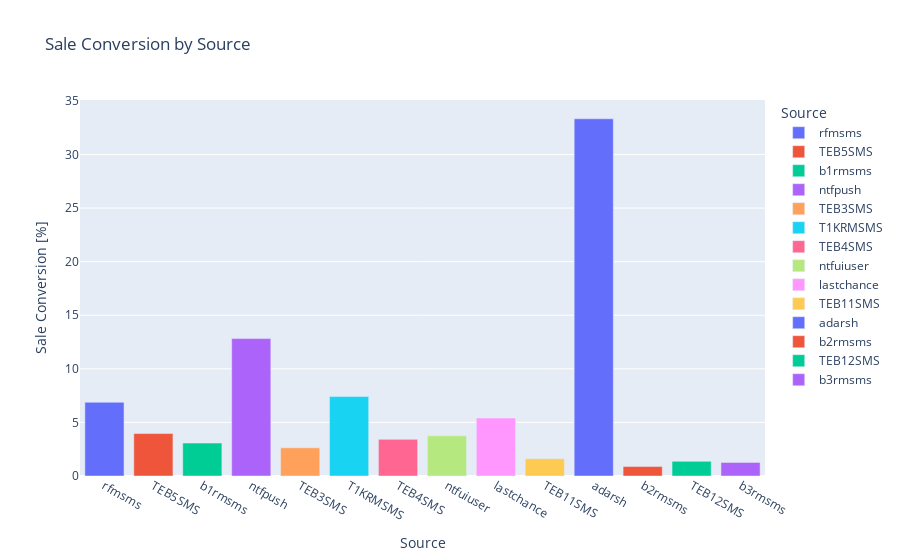

The notebook cell this image was saved under:
### Code cell
px.bar(Source_performance,x='Source', y='Sale Conversion [%]',color='Source',\
       title='Sale Conversion by Source')

### Figure 1 — Plotly figure (JSON) as saved in the notebook; plotly's stock layout.template omitted (floating-point values rounded to 4 significant figures)
{"data": [{"alignmentgroup": "True", "hovertemplate": "Source=%{x}<br>Sale Conversion [%]=%{y}<extra></extra>", "legendgroup": "rfmsms", "marker": {"color": "#636efa"}, "name": "rfmsms", "offsetgroup": "rfmsms", "orientation": "v", "showlegend": true, "textposition": "auto", "type": "bar", "x": ["rfmsms"], "xaxis": "x", "y": [6.88], "yaxis": "y"}, {"alignmentgroup": "True", "hovertemplate": "Source=%{x}<br>Sale Conversion [%]=%{y}<extra></extra>", "legendgroup": "TEB5SMS", "marker": {"color": "#EF553B"}, "name": "TEB5SMS", "offsetgroup": "TEB5SMS", "orientation": "v", "showlegend": true, "textposition": "auto", "type": "bar", "x": ["TEB5SMS"], "xaxis": "x", "y": [3.96], "yaxis": "y"}, {"alignmentgroup": "True", "hovertemplate": "Source=%{x}<br>Sale Conversion [%]=%{y}<extra></extra>", "legendgroup": "b1rmsms", "marker": {"color": "#00cc96"}, "name": "b1rmsms", "offsetgroup": "b1rmsms", "orientation": "v", "showlegend": true, "textposition": "auto", "type": "bar", "x": ["b1rmsms"], "xaxis": "x", "y": [3.07], "yaxis": "y"}, {"alignmentgroup": "True", "hovertemplate": "Source=%{x}<br>Sale Conversion [%]=%{y}<extra></extra>", "legendgroup": "ntfpush", "marker": {"color": "#ab63fa"}, "name": "ntfpush", "offsetgroup": "ntfpush", "orientation": "v", "showlegend": true, "textposition": "auto", "type": "bar", "x": ["ntfpush"], "xaxis": "x", "y": [12.82], "yaxis": "y"}, {"alignmentgroup": "True", "hovertemplate": "Source=%{x}<br>Sale Conversion [%]=%{y}<extra></extra>", "legendgroup": "TEB3SMS", "marker": {"color": "#FFA15A"}, "name": "TEB3SMS", "offsetgroup": "TEB3SMS", "orientation": "v", "showlegend": true, "textposition": "auto", "type": "bar", "x": ["TEB3SMS"], "xaxis": "x", "y": [2.63], "yaxis": "y"}, {"alignmentgroup": "True", "hovertemplate": "Source=%{x}<br>Sale Conversion [%]=%{y}<extra></extra>", "legendgroup": "T1KRMSMS", "marker": {"color": "#19d3f3"}, "name": "T1KRMSMS", "offsetgroup": "T1KRMSMS", "orientation": "v", "showlegend": true, "textposition": "auto", "type": "bar", "x": ["T1KRMSMS"], "xaxis": "x", "y": [7.41], "yaxis": "y"}, {"alignmentgroup": "True", "hovertemplate": "Source=%{x}<br>Sale Conversion [%]=%{y}<extra></extra>", "legendgroup": "TEB4SMS", "marker": {"color": "#FF6692"}, "name": "TEB4SMS", "offsetgroup": "TEB4SMS", "orientation": "v", "showlegend": true, "textposition": "auto", "type": "bar", "x": ["TEB4SMS"], "xaxis": "x", "y": [3.42], "yaxis": "y"}, {"alignmentgroup": "True", "hovertemplate": "Source=%{x}<br>Sale Conversion [%]=%{y}<extra></extra>", "legendgroup": "ntfuiuser", "marker": {"color": "#B6E880"}, "name": "ntfuiuser", "offsetgroup": "ntfuiuser", "orientation": "v", "showlegend": true, "textposition": "auto", "type": "bar", "x": ["ntfuiuser"], "xaxis": "x", "y": [3.75], "yaxis": "y"}, {"alignmentgroup": "True", "hovertemplate": "Source=%{x}<br>Sale Conversion [%]=%{y}<extra></extra>", "legendgroup": "lastchance", "marker": {"color": "#FF97FF"}, "name": "lastchance", "offsetgroup": "lastchance", "orientation": "v", "showlegend": true, "textposition": "auto", "type": "bar", "x": ["lastchance"], "xaxis": "x", "y": [5.41], "yaxis": "y"}, {"alignmentgroup": "True", "hovertemplate": "Source=%{x}<br>Sale Conversion [%]=%{y}<extra></extra>", "legendgroup": "TEB11SMS", "marker": {"color": "#FECB52"}, "name": "TEB11SMS", "offsetgroup": "TEB11SMS", "orientation": "v", "showlegend": true, "textposition": "auto", "type": "bar", "x": ["TEB11SMS"], "xaxis": "x", "y": [1.61], "yaxis": "y"}, {"alignmentgroup": "True", "hovertemplate": "Source=%{x}<br>Sale Conversion [%]=%{y}<extra></extra>", "legendgroup": "adarsh", "marker": {"color": "#636efa"}, "name": "adarsh", "offsetgroup": "adarsh", "orientation": "v", "showlegend": true, "textposition": "auto", "type": "bar", "x": ["adarsh"], "xaxis": "x", "y": [33.33], "yaxis": "y"}, {"alignmentgroup": "True", "hovertemplate": "Source=%{x}<br>Sale Conversion [%]=%{y}<extra></extra>", "legendgroup": "b2rmsms", "marker": {"color": "#EF553B"}, "name": "b2rmsms", "offsetgroup": "b2rmsms", "orientation": "v", "showlegend": true, "textposition": "auto", "type": "bar", "x": ["b2rmsms"], "xaxis": "x", "y": [0.88], "yaxis": "y"}, {"alignmentgroup": "True", "hovertemplate": "Source=%{x}<br>Sale Conversion [%]=%{y}<extra></extra>", "legendgroup": "TEB12SMS", "marker": {"color": "#00cc96"}, "name": "TEB12SMS", "offsetgroup": "TEB12SMS", "orientation": "v", "showlegend": true, "textposition": "auto", "type": "bar", "x": ["TEB12SMS"], "xaxis": "x", "y": [1.37], "yaxis": "y"}, {"alignmentgroup": "True", "hovertemplate": "Source=%{x}<br>Sale Conversion [%]=%{y}<extra></extra>", "legendgroup": "b3rmsms", "marker": {"color": "#ab63fa"}, "name": "b3rmsms", "offsetgroup": "b3rmsms", "orientation": "v", "showlegend": true, "textposition": "auto", "type": "bar", "x": ["b3rmsms"], "xaxis": "x", "y": [1.27], "yaxis": "y"}], "layout": {"barmode": "relative", "legend": {"title": {"text": "Source"}, "tracegroupgap": 0}, "title": {"text": "Sale Conversion by Source"}, "xaxis": {"anchor": "y", "categoryarray": ["rfmsms", "TEB5SMS", "b1rmsms", "ntfpush", "TEB3SMS", "T1KRMSMS", "TEB4SMS", "ntfuiuser", "lastchance", "TEB11SMS", "adarsh", "b2rmsms", "TEB12SMS", "b3rmsms"], "categoryorder": "array", "domain": [0, 1], "title": {"text": "Source"}}, "yaxis": {"anchor": "x", "domain": [0, 1], "title": {"text": "Sale Conversion [%]"}}}}
